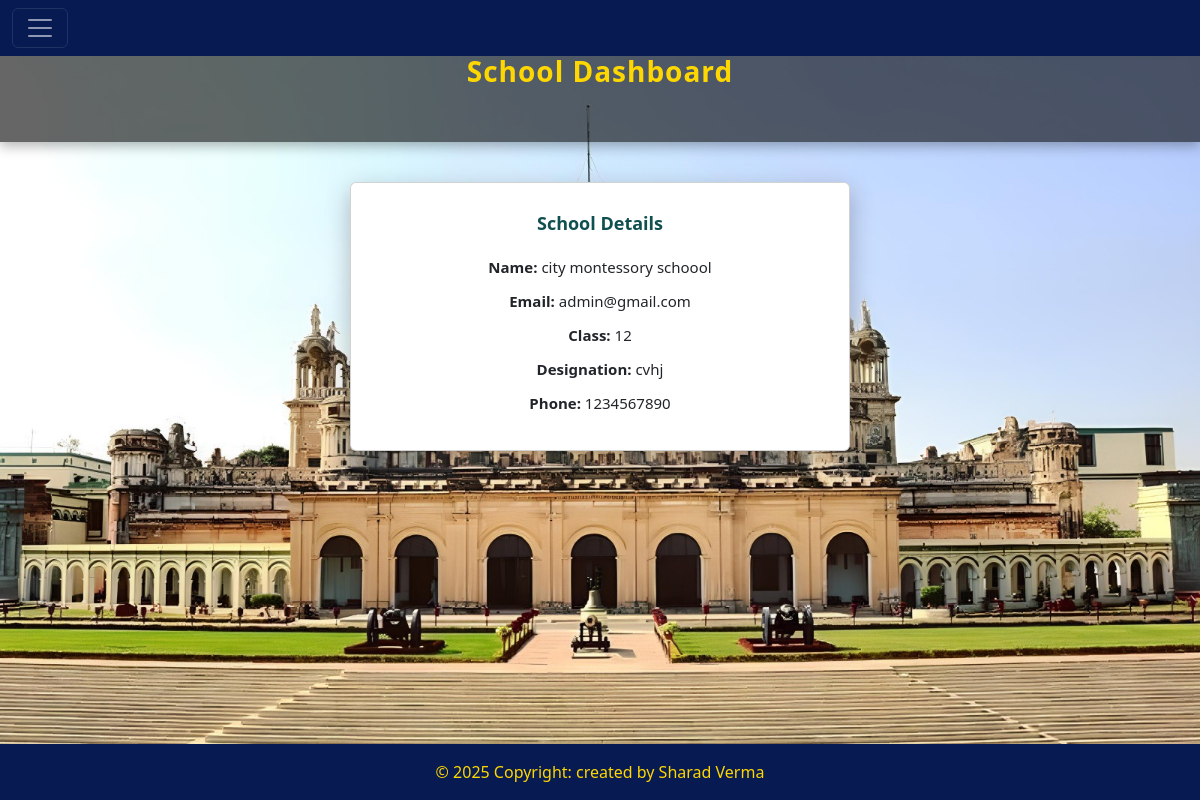
The app's page /school-dasboard/ (signed in) with its own data.
### school_app/models.py (models this page shows, shortened)
class School(models.Model):
    school_name = models.CharField(max_length=100,null=False)
    school_class = models.CharField(max_length=10,null=False)
    school_designation = models.CharField(max_length=100,null=False)
    school_phone_number = models.CharField(max_length=10,null=False)
    school_email = models.CharField(max_length=100,primary_key=True)
    school_password = models.CharField(max_length=45,null=False)

### school_app/school_views.py (the view)
# urls.py: path("school-dasboard/",school_views.dashboard_school,name="dashboard_school"),
def dashboard_school(request):
    if request.method=="GET":
        email = request.session["school_key"]
        school_obj = School.objects.get(school_email=email)
        school_dict = {"school":school_obj}
        return render(request,'school_app/school/school_dashboard.html',school_dict)

### school_app/templates/school_app/school/school_dashboard.html (shortened to what this page needs)
<!DOCTYPE html>
{% load static %}
<html lang="en">
<head>
  {% include 'school_app/common/common_css.html' %}
</head>
<body>
<div class="main-div">
  {% include 'school_app/school/school_header.html' %}
  <div class="banner">
    School Dashboard
  </div>
  <div class="card">
    <h3>School Details</h3>
    <h6><b>Name:</b> {{ school.school_name }}</h6>
    <h6><b>Email:</b> {{ school.school_email }}</h6>
    <h6><b>Class:</b> {{ school.school_class }}</h6>
    <h6><b>Designation:</b> {{ school.school_designation }}</h6>
    <h6><b>Phone:</b> {{ school.school_phone_number }}</h6>
  </div>
</div>
{% include 'school_app/common/footer.html' %}
</body>
</html>

### school_app/static/school_app/css/custom_style.css (style rules this page uses)
html,body { min-height: 100vh; display: flex; flex-direction: column; }
.main-div { flex:1 }

### records on screen
School: school_name "city montessory schoool", school_email "admin@gmail.com", school_class "12", school_designation "cvhj", school_phone_number "1234567890"
